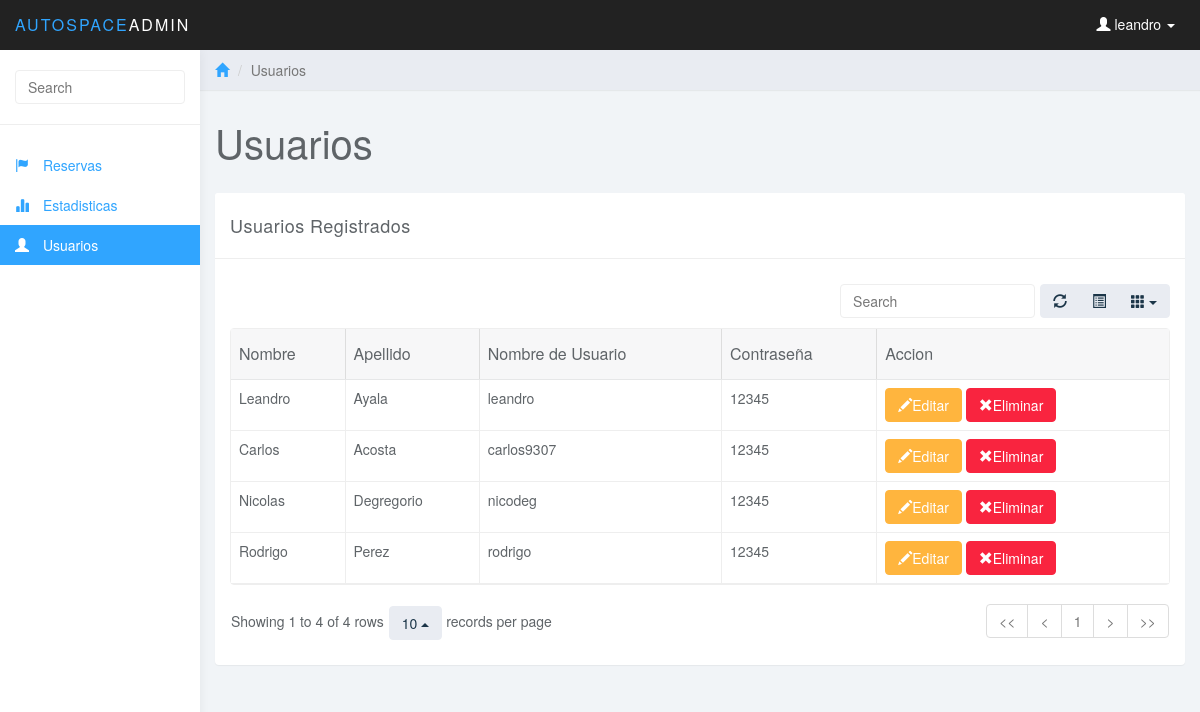
Screenshot of /Administrador/tables.php (signed in) with the database file from the repository.
### tables this page shows
CREATE TABLE `usuarios` (
  `id_usuario` int(11) NOT NULL,
  `rela_persona` int(11) NOT NULL,
  `nombre_usuario` varchar(30) NOT NULL,
  `pass` varchar(30) NOT NULL,
  `rela_perfil` int(11) NOT NULL
);

CREATE TABLE `personas` (
  `id_persona` int(11) NOT NULL,
  `nombre_persona` varchar(30) NOT NULL,
  `apellido` varchar(30) NOT NULL,
  `dni` varchar(12) NOT NULL,
  `domicilio` varchar(50) NOT NULL,
  `telefono` varchar(20) NOT NULL
);

### Administrador/php/funciones.php (called while the page is built, shortened)
<?php
function consulta($consulta) {
	try {
		$manejadordb = $GLOBALS['conexion']->prepare($consulta);
		$manejadordb->execute();
		$matrizalerta = $manejadordb->fetchall();
		return $matrizalerta;
	} catch(PDOException $error) {
		echo "Error de base de datos: </br>", $error->getMessage();
	}
}
?>

### Administrador/php/Consultas.php (called while the page is built, shortened)
<?php
include_once('funciones.php');
Function Cargar_Usuario(){
	$matrizconsulta = consulta("SELECT nombre_usuario, pass, nombre_persona, apellido,id_persona,id_usuario FROM `usuarios` INNER JOIN personas ON rela_persona = id_persona");
	return $matrizconsulta;
}
?>

### Administrador/tables.php (the view, shortened to what this page needs)
<!DOCTYPE html>
<html>
<head>
<link href="css/bootstrap.min.css" rel="stylesheet">
<link href="css/datepicker3.css" rel="stylesheet">
<link href="css/bootstrap-table.css" rel="stylesheet">
<link href="css/styles.css" rel="stylesheet">
</head>
<body>
<?php
if(isset($_SESSION['usuario']) && $_SESSION['perfil'] == "Administrador") { ?>
	<nav class="navbar navbar-inverse navbar-fixed-top" role="navigation">
		<div class="container-fluid">
			<div class="navbar-header">
				<a class="navbar-brand" href="#"><span>AutoSpace</span>Admin</a>
				<ul class="user-menu">
					<li class="dropdown pull-right">
						<a href="#" class="dropdown-toggle" data-toggle="dropdown"><span class="glyphicon glyphicon-user"></span> <?php echo $_SESSION['usuario']; ?> <span class="caret"></span></a>
					</li>
				</ul>
			</div>
		</div>
	</nav>
	<div id="sidebar-collapse" class="col-sm-3 col-lg-2 sidebar">
		<form role="search">
			<div class="form-group">
				<input type="text" class="form-control" placeholder="Search">
			</div>
		</form>
		<ul class="nav menu">
			<li><a href="index.php"><span class="glyphicon glyphicon-flag"></span> Reservas</a></li>
			<li><a href="charts.php"><span class="glyphicon glyphicon-stats"></span> Estadisticas</a></li>
			<li class="active"><a href="tables.php"><span class="glyphicon glyphicon-user "></span> Usuarios</a></li>
		</ul>
	</div>
	<div class="col-sm-9 col-sm-offset-3 col-lg-10 col-lg-offset-2 main">
		<div class="row">
			<ol class="breadcrumb">
				<li><a href="#"><span class="glyphicon glyphicon-home"></span></a></li>
				<li class="active">Usuarios</li>
			</ol>
		</div>
		<div class="row">
			<div class="col-lg-12">
				<h1 class="page-header">Usuarios</h1>
			</div>
		</div>
		<div class="row">
			<div class="col-lg-12">
				<div class="panel panel-default">
					<div class="panel-heading">Usuarios Registrados</div>
					<div class="panel-body">
						<table data-toggle="table"  data-show-refresh="true" data-show-toggle="true" data-show-columns="true" data-search="true" data-select-item-name="toolbar1" data-pagination="true" data-sort-name="name" data-sort-order="desc">
						<thead>
						        <tr>
						            <th>Nombre </th>
						            <th>Apellido </th>
						            <th>Nombre de Usuario</th>
						            <th>Contraseña</th>
						            <th>Accion</th>
						        </tr>
						    </thead>
						    <tbody>
						        <tr>
						            <?php
						            	include_once('php/Consultas.php');
						            	$Matriz_Usuarios = Cargar_Usuario();
						            	foreach ($Matriz_Usuarios as $clavemes) {
																	echo "<td>".$clavemes[2]."</td>";
																	echo "<td>".$clavemes[3]."</td>";
																	echo "<td>".$clavemes[0]."</td>";
																	echo "<td>".$clavemes[1]."</td>";
																	echo '<td width=240>';
													                echo "<a data-toggle='modal' data-target='#editUsu' data-id='" .$clavemes['id_usuario'] ."' data-marca='" .$clavemes['pass'] ."' data-modelo='" .$clavemes['nombre_usuario'] ."'   class='btn btn-warning'><span class='glyphicon glyphicon-pencil'></span>Editar</a> ";
													                echo "<a class='btn btn-danger' href='eliminarusuarios.php?id=" .$clavemes['id_usuario'] ."'><span class='glyphicon glyphicon-remove'></span>Eliminar</a>";
																	echo '</td>';
																	echo "</tr>";
						            	}
						             ?>
						    </tbody>
						</table>
					</div>
				</div>
			</div>
		</div>
					</div>
	<?php } else {
		echo "No esta habilitado para estar en esta zona";
		}?>
</body>
</html>

### Administrador/css/styles.css (style rules this page uses)
body { background: #f1f4f7; padding-top: 50px; color: #5f6468; }
a, a:hover, a:focus { color: #30a5ff; }
h1, h2, h3, h4, h5, h6 { color: #5f6468; }
h1 { font-weight: 300; font-size: 40px; }
.form-control { border: 1px solid #eee; box-shadow: none; }
.navbar-header .navbar-brand { color: #fff; font-size: 16px; text-transform: uppercase; font-weight: 500; letter-spacing: 2px; }
.navbar-header .navbar-brand span { color: #30a5ff; }
.btn-warning, .btn-warning:hover, .btn-warning:focus, .btn-warning:active, .btn-warning.active, .open > .dropdown-toggle.btn-warning, .btn-warning.disabled, .btn-warning[disabled], fieldset[disabled] .btn-warning, .btn-warning.disabled:hover, .btn-warning[disabled]:hover, fieldset[disabled] .btn-warning:hover, .btn-warning.disabled:focus, .btn-warning[disabled]:focus, fieldset[disabled] .btn-warning:focus, .btn-warning.disabled:active, .btn-warning[disabled]:active, fieldset[disabled] .btn-warning:active, .btn-warning.disabled.active, .btn-warning[disabled].active, fieldset[disabled] .btn-warning.active { background-color: #ffb53e; border-color: #ffb53e; }
.btn-danger, .btn-danger:hover, .btn-danger:focus, .btn-danger:active, .btn-danger.active, .open > .dropdown-toggle.btn-danger, .btn-danger.disabled, .btn-danger[disabled], fieldset[disabled] .btn-danger, .btn-danger.disabled:hover, .btn-danger[disabled]:hover, fieldset[disabled] .btn-danger:hover, .btn-danger.disabled:focus, .btn-danger[disabled]:focus, fieldset[disabled] .btn-danger:focus, .btn-danger.disabled:active, .btn-danger[disabled]:active, fieldset[disabled] .btn-danger:active, .btn-danger.disabled.active, .btn-danger[disabled].active, fieldset[disabled] .btn-danger.active { background-color: #f9243f; border-color: #f9243f; }
.panel { border: 0; }
.panel-heading { font-size: 18px; font-weight: 300; letter-spacing: 0.025em; height: 66px; line-height: 45px; }
.panel-default .panel-heading { background: #fff; border-bottom: 1px solid #eee; color: #5f6468; }
.navbar { border: 0; }
.user-menu { display: inline-block; margin-top: 14px; margin-right: 10px; float: right; list-style: none; padding: 0; }
.user-menu a { color: #fff; }
.sidebar { display: block; background-color: #fff; padding: 0; display: none; }
.sidebar form { padding: 20px 15px 5px 15px; border-bottom: 1px solid #eee; margin-bottom: 20px; }
@media (min-width: 768px) { .sidebar { display: block; position: fixed; top: 50px; bottom: 0; left: 0; z-index: 1000; display: block; margin: 0; padding: 0; overflow-x: hidden; overflow-y: auto; background-color: #fff; box-shadow: 1px 0px 10px rgba(0, 0, 0, .05); } }
@media (min-width: 768px) { .navbar-header { width: 100%; } }
.sidebar ul.nav .active a, .sidebar ul.nav li.parent a.active, .sidebar ul.nav .active > a:hover, .sidebar ul.nav li.parent a.active:hover, .sidebar ul.nav .active > a:focus, .sidebar ul.nav li.parent a.active:focus { color: #fff; background-color: #30a5ff; }
.sidebar span.glyphicon { margin-right: 10px; }
.breadcrumb { border-radius: 0; padding: 10px 15px; background: #e9ecf2; box-shadow: 0 1px 1px rgba(0, 0, 0, .05); margin: 0 ; }
h1.page-header { margin-top: 30px; border-bottom: 0; }
.table { background: #fff; }

### rows the page displays
usuarios: personas.nombre_persona "Leandro", personas.apellido "Ayala", nombre_usuario "leandro", pass "12345"
usuarios: personas.nombre_persona "Carlos", personas.apellido "Acosta", nombre_usuario "carlos9307", pass "12345"
usuarios: personas.nombre_persona "Nicolas", personas.apellido "Degregorio", nombre_usuario "nicodeg", pass "12345"
usuarios: personas.nombre_persona "Rodrigo", personas.apellido "Perez", nombre_usuario "rodrigo", pass "12345"

### other values shown
$_SESSION['usuario'] "leandro"
